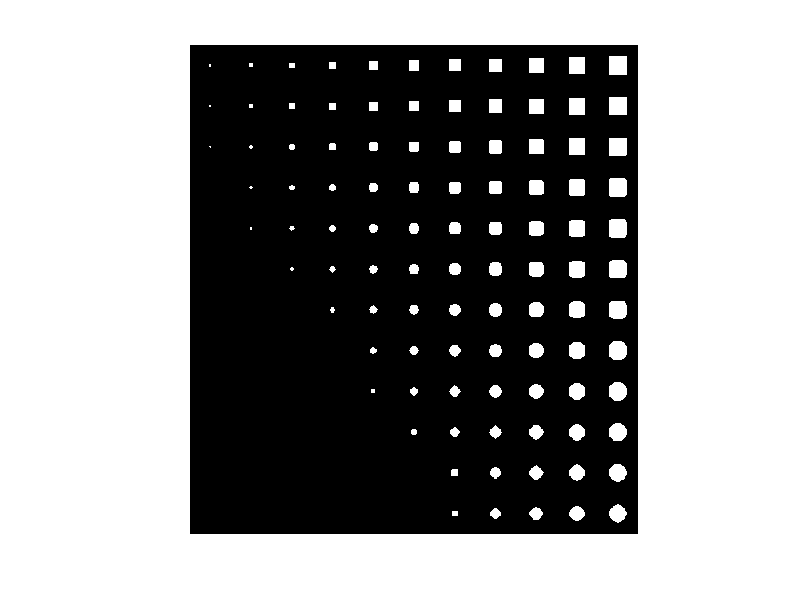

Write MATLAB code to recreate this figure.
% average

x = input('1: average, 2: median? '); 
Ia = [];
n = 25;
m = n+1;
n2 = 2*n+1;
ki = 11;
kj = 21;
Y = [];
for i=1:1:ki
    X = zeros(n2,n2);
    X(m-i:m+i,m-i:m+i)=255;
    Yi = X;
    for j=1:2:kj
        if x == 1
           Zi = imfilter(X,ones(j,j)/j/j);
        else
           Zi = medfilt2(X,[j j]);
        end
        Yi = [Yi;Zi];
    end
    Y = [Y Yi];
end
figure
imshow(Y,[])